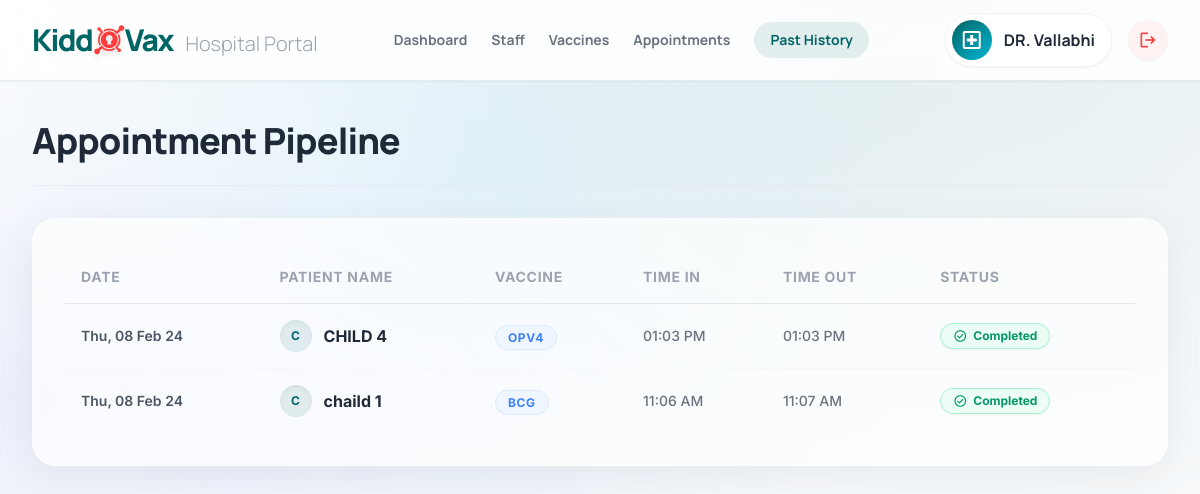
The app's page /hospital/showpastbooking/ (signed in), older data.
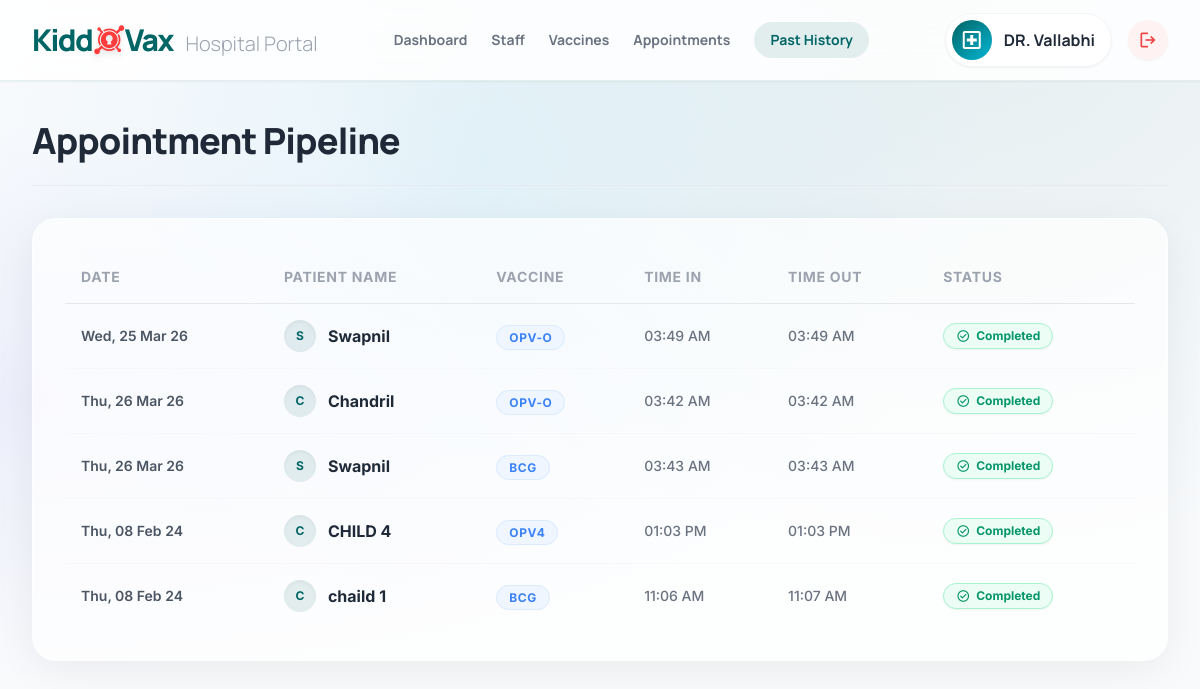
The same page, newer data.
### patientapp/models.py (models this page shows, shortened)
class Appointmenttbl(models.Model):
    hospitalid = models.ForeignKey(Hospitaltbl, on_delete=models.CASCADE, verbose_name="Title")
    vaccineid = models.ForeignKey(Vaccinetbl, on_delete=models.CASCADE, verbose_name="Vaccine")
    patientid = models.ForeignKey(Patienttbl,blank=True, null=True, on_delete=models.CASCADE, verbose_name="Name")
    childname = models.CharField(max_length=255,blank=True, null=True,verbose_name="Child Name" )
    child = models.ForeignKey('Childtbl', blank=True, null=True, on_delete=models.SET_NULL, related_name='appointments', verbose_name="Child Profile")
    aptdate  = models.DateField(null=True,verbose_name="Appointment Date")
    indt  = models.DateTimeField(blank=True, null=True,auto_now_add=True)
    outdt  = models.DateTimeField(blank=True, null=True,auto_now_add=True)
    active = models.IntegerField(blank=True, null=True)
    rfidno  = models.IntegerField(blank=True, null=True)
    reminder_sent = models.BooleanField(default=False, verbose_name="Reminder Sent")
    is_confirmed  = models.BooleanField(default=False, verbose_name="Confirmed by Patient")

### hospitalapp/models.py (models this page shows, shortened)
class Vaccinetbl(models.Model):
    hospitalId= models.ForeignKey(Hospitaltbl,null=True,blank=True,on_delete=models.CASCADE)
    vaccineName = models.CharField(max_length=255, verbose_name='Vaccine Name')
    vaccineDescr = models.CharField(max_length=500, verbose_name='Description')
    price = models.IntegerField(blank=True, null=True, verbose_name='Price')

### hospitalapp/views.py (the view, shortened to what this page needs)
# urls.py: path('showpastbooking/', views.ShowPastAppointments.as_view(), name='historyappointment'),
class ShowPastAppointments(View):
    def get(self, request, id=None):
        storage = messages.get_messages(request)
        for message in storage:
            message = None
        if request.session.get('CName') is None:
            return redirect('hospitalapp:hospitallogin')
        dt = datetime.datetime.now().date()
        getData = Appointmenttbl.objects.all().filter(hospitalid=request.session.get('Cid'),active=2).order_by('-id')
        context={
                'data' : getData,
        }
        return render(request, 'hospitalapp/showappointment.html', context)

### hospitalapp/templates/hospitalapp/showappointment.html (shortened to what the changed rows need)
{% load static %}
<!DOCTYPE html>
<html lang="en">
<head>
    <link rel="stylesheet" href="https://cdnjs.cloudflare.com/ajax/libs/font-awesome/5.15.4/css/all.min.css">
    <link rel="stylesheet" href="https://cdnjs.cloudflare.com/ajax/libs/animate.css/4.1.1/animate.min.css"/>
    <script src="https://cdn.tailwindcss.com?plugins=forms,container-queries"></script>
</head>
<body class="text-on-surface font-body mesh-bg min-h-screen flex flex-col">
    <main class="flex-grow max-w-7xl mx-auto px-8 py-10 w-full space-y-8 animate__animated animate__fadeIn">
        <div class="flex flex-col justify-between items-start gap-4 border-b border-gray-200/60 pb-6">
            <h1 class="font-headline font-black text-4xl text-gray-800 tracking-tight">Appointment Pipeline</h1>
        </div>
        <div class="glass-card rounded-3xl p-8 shadow-[0_10px_40px_rgb(0,0,0,0.06)] overflow-hidden">
            {% if data %}
            <div class="overflow-x-auto">
                <table class="w-full text-left whitespace-nowrap">
                    <thead>
                        <tr class="border-b border-gray-200">
                            <th class="py-4 px-4 font-bold text-sm text-gray-400 uppercase tracking-wider">Date</th>
                            <th class="py-4 px-4 font-bold text-sm text-gray-400 uppercase tracking-wider">Patient Name</th>
                            <th class="py-4 px-4 font-bold text-sm text-gray-400 uppercase tracking-wider">Vaccine</th>
                            <th class="py-4 px-4 font-bold text-sm text-gray-400 uppercase tracking-wider">Time In</th>
                            <th class="py-4 px-4 font-bold text-sm text-gray-400 uppercase tracking-wider">Time Out</th>
                            <th class="py-4 px-4 font-bold text-sm text-gray-400 uppercase tracking-wider">Status</th>
                        </tr>
                    </thead>
                    <tbody class="divide-y divide-gray-100/60">
                        {% for bookingitem in data %}
                        <tr class="hover:bg-slate-50/50 transition-colors group">
                            <td class="py-4 px-4 text-sm font-semibold text-gray-600">{{ bookingitem.aptdate|date:"D, d M y" }}</td>
                            <td class="py-4 px-4 font-bold text-gray-800 flex items-center gap-3">
                                <div class="w-8 h-8 rounded-full bg-primary/10 text-primary flex items-center justify-center font-bold text-xs uppercase shadow-inner">
                                    {{ bookingitem.childname|make_list|first }}
                                </div>
                                {{ bookingitem.childname }}
                            </td>
                            <td class="py-4 px-4">
                                <span class="bg-blue-50 text-modern-blue border border-blue-100 px-3 py-1 rounded-full text-xs font-bold uppercase tracking-wider">{{ bookingitem.vaccineid.vaccineName }}</span>
                            </td>
                            <td class="py-4 px-4 text-sm font-medium text-gray-500">
                                {% if bookingitem.active == 1 or bookingitem.active == 2 %}
                                    {{ bookingitem.indt|time:"h:i A" }}
                                {% else %}
                                    <span class="text-gray-300 italic">Expected...</span>
                                {% endif %}
                            </td>
                            <td class="py-4 px-4 text-sm font-medium text-gray-500">
                                {% if bookingitem.active == 2 %}
                                    {{ bookingitem.outdt|time:"h:i A" }}
                                {% else %}
                                    <span class="text-gray-300 italic">In progress...</span>
                                {% endif %}
                            </td>
                            <td class="py-4 px-4">
                                {% if bookingitem.active == 0 %}
                                    <div class="inline-flex items-center gap-1.5 bg-yellow-50 text-yellow-600 border border-yellow-200 px-3 py-1 rounded-full text-xs font-bold shadow-sm">
                                        <span class="w-1.5 h-1.5 rounded-full bg-yellow-500 animate-pulse"></span> Pending
                                    </div>
                                {% elif bookingitem.active == 1 %}
                                    <div class="inline-flex items-center gap-1.5 bg-blue-50 text-modern-blue border border-blue-200 px-3 py-1 rounded-full text-xs font-bold shadow-sm">
                                        <span class="w-1.5 h-1.5 rounded-full bg-modern-blue animate-pulse"></span> Processing
                                    </div>
                                {% elif bookingitem.active == 2 %}
                                    <div class="inline-flex items-center gap-1.5 bg-emerald-50 text-emerald-600 border border-emerald-200 px-3 py-1 rounded-full text-xs font-bold shadow-sm">
                                        <span class="material-symbols-outlined text-[14px]">check_circle</span> Completed
                                    </div>
                                {% endif %}
                            </td>
                        </tr>
                        {% endfor %}
                    </tbody>
                </table>
            </div>
            {% endif %}
        </div>
    </main>
</body>
</html>

Row changes from the older to the newer data that the page shows:
added Appointmenttbl: aptdate "Wed, 25 Mar 26", childname|make_list "S", childname "Swapnil", vaccineid.vaccineName "OPV-O", indt "03:49 AM", outdt "03:49 AM", active 2 (drawn)
added Appointmenttbl: aptdate "Thu, 26 Mar 26", childname|make_list "C", childname "Chandril", vaccineid.vaccineName "OPV-O", indt "03:42 AM", outdt "03:42 AM", active 2 (drawn)
added Appointmenttbl: aptdate "Thu, 26 Mar 26", childname|make_list "S", childname "Swapnil", vaccineid.vaccineName "BCG", indt "03:43 AM", outdt "03:43 AM", active 2 (drawn)
